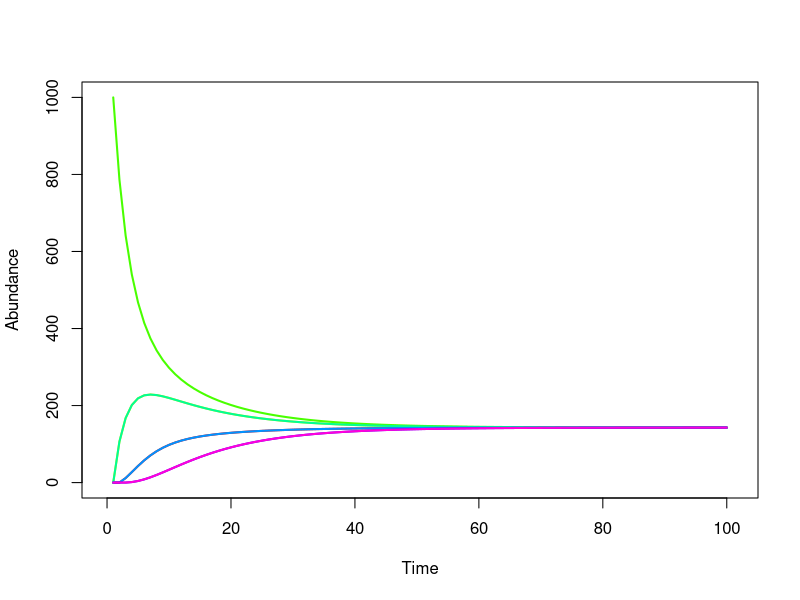
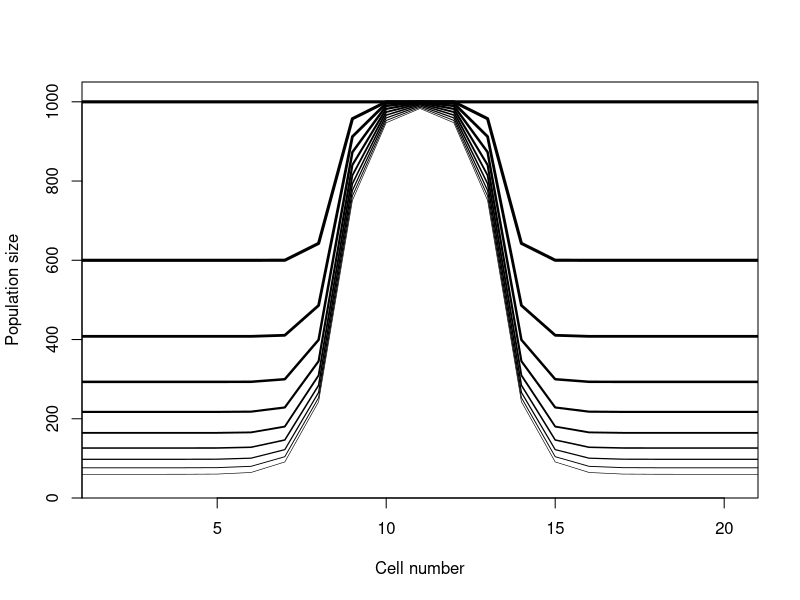
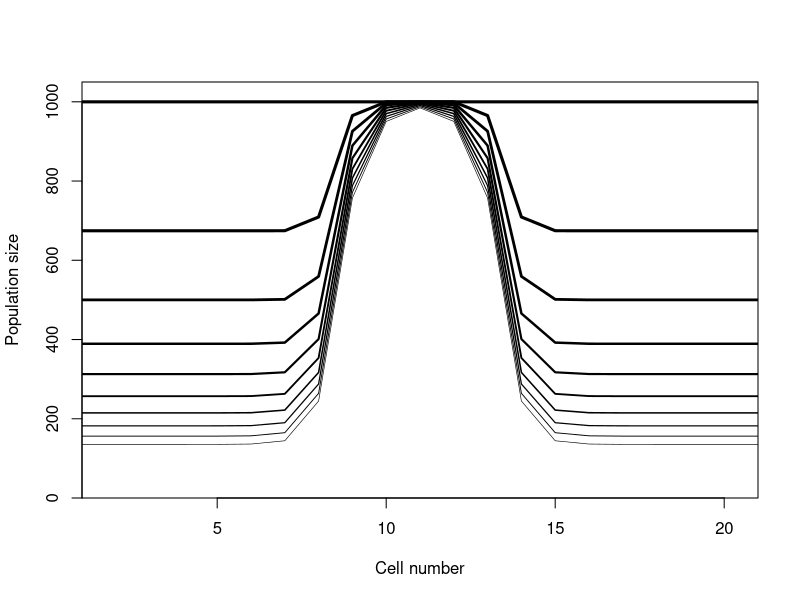

Source code (R) for these figures, in order:
#======LAB 8============================================================
#Univ Washington FISH458
#Lab on dispersal kernel, matrix multiplication, and MPAs
#With added fleet dynamics
#Trevor A. Branch 21 May 2013
#Modified from code written by Cole Monnahan May 2012. 
#=======================================================================


#=======PART 1: dispersal kernel========================================
DispersalKernel <- function(sigma, ncells) {
   ## Given sigma and ncell, this function calculates a dispersion
   ## kernel matrix based on Normal density as a function of the
   ## distance of a row (i) to a column (j). It returns an ncell x
   ## ncell matrix with normalized rows.
   
   ## Loop through each cell (i,j) and calculate the probability of
   ## moving from i to j.
   dk <- matrix(nrow=ncells,ncol=ncells)
   for (i in 1:ncells)  {               # loop over cells:  from
      for (j in 1:ncells)  {           #loop over cells: to
         ## Get distance between cells either directly, or by
         ## wrapping around the ends
         
         ## Calculate the distance between two sites, which is the
         ## absolute value of the difference in indices. .
         regdistance <- abs(i-j)
         ## wrap around distance when i is small and j is high
         wrapdistance1 <- abs(i+ncells-j)
         ## wrap around distance when j is small and i is high
         wrapdistance2 <- abs(i-ncells-j)
         distance <- min(regdistance,wrapdistance1,wrapdistance2)
         
         d <- dnorm(x=distance, mean=0, sd=sigma)
         dk[i,j] <- d             # store the density in the matrix
      }                            # end of columns
      ## Normalize the row so the numbers add up to 1.
      dk[i,] <- dk[i,]/sum(dk[i,])
   }                                   # end of rows
   return(dk)
}

#explore different values of sigma and ncells
round(DispersalKernel(sigma=0.5, ncells=5),4)
round(DispersalKernel(sigma=0.5, ncells=3),4)
colSums(DispersalKernel(sigma=3, ncells=5))

#========PART 2: matrix multiplication===================================
#Practice understanding how matrix multiplication works in R
#========================================================================

#create a 2-D matrix M using DispersalKernel(). This will be 
#the movement matrix. Use sigma = 0.5
ncells <- 7
M <- DispersalKernel(sigma=0.5, ncells=ncells)

#**create abundance matrix N with nyear number of rows 
#and ncells number of columns 
nyear <- 100
N <- matrix(data=0, nrow=nyear, ncol=ncells)
N[] <- 0

#set the abundance cell 3 in the first year to 1000
N[1,3] <- 1000

#multiply abundance in the first year by the dispersal matrix
N[1,] %*% M

#loop through the years and in each year store the result in the N matrix
for (yr in 1:(nyear-1)) {
   N[yr+1,] <- N[yr,] %*% M
}
N

#plot the abundance over time in each cell
plot(0,xlim=c(0,nyear+1), ylim=c(0,max(N[1,])), type="n", xlab="Time", ylab="Abundance")
for(i in 1:ncol(N)) {
   lines(x=1:nyear, y=N[,i], col=rainbow(ncells)[i],lwd=2)
}

#shortcut to equilibrium biomass
M2 <- M
for(i in 1:(nyear-1)) {
   M2 <- M2 %*% M
}
M2
N[1,] %*% M2

#================PART 3===========================================
#updating Lab 7 MPA model with the new matrix method
#=================================================================

#harvest rate in each cell from last week
calc.harvest.vec <- function(u.out, ncells, MPA.width)  {
   u.vec <- vector(length=ncells)
   u.vec[] <- u.out       #set every cell to u.out, equivalent to u.vec[1:ncells] <- u.out   
   if (MPA.width > 0) {   #no need to do this if there is no MPA! 
      MPA.begin <- round((ncells-MPA.width)/2)+1  #start cell of MPA
      MPA.end <- MPA.begin + MPA.width -1         #end cell of MPA
      u.vec[MPA.begin:MPA.end] <- 0        
   }
   return(u.vec)
}
calc.harvest.vec(u.out=0.1, ncells=4, MPA.width=1)


#MPA model with logistic growth
#r=rate of increase, K=carrying capacity, 
#ncells=number of cells for model, nsteps=number of time periods,
#MPA.width=number of cells in MPA, mrate=movement rate
MPA.model.lab8 <- function(r, K, u.out, ncells, nyear, MPA.width, sigma) {
   u.vec <- calc.harvest.vec(u.out=u.out, ncells=ncells, MPA.width=MPA.width)
   
   #**create a matrix N with nyear rows and ncells columns
   N <- matrix(data=0, nrow=nyear, ncol=ncells)
   N[] <- 0
   
   #**set the abundance in the first year to K in each cell
   N[1,] <- K
   
   #**calculate the M matrix here (only need do this once!)
   M <- DispersalKernel(sigma=sigma, ncells=ncells)
      
   #plot the initial numbers
   plot(x=1:ncells, y=N[1,], xlab="Cell number", lwd=3,
        ylab="Population size", ylim=c(0, 1.05*max(N[1,])), type="l", yaxs="i", xaxs="i")
   
   for (i in 1:(nyear-1)) {
      #** calculate surplus production from the logistic model
      surplus.prod <- r*N[i,]*(1-N[i,]/K)
      
      #** calculate catch numbers from harvest rate
      catches <- u.vec*N[i,]
      
      #**calculate pre-moving abundance in each cell (store in temp vector)
      preN <- N[i,] + surplus.prod - catches
      
      #** use matrix multiplication to disperse premove abundance to cells next year
      N[i+1,] <- preN %*% M
      
      lines(x=1:ncells, y=N[i+1,], lwd=(nyear-i+1)/nyear*3)
   }
}

MPA.model.lab8(r=0.2, K=1000, u.out=0.4, ncells=21, MPA.width=5, nyear=10, sigma=0.5)


#================PART 4===========================================
#Adding fleet dynamics
#=================================================================

#inside or outside the fished area?
IsFished <- function(ncells, MPA.width)  {
   is.fished <- vector(length=ncells)
   is.fished[] <- 1  
   if (MPA.width > 0) {   #no need to do this if there is no MPA! 
      MPA.begin <- round((ncells-MPA.width)/2)+1  #start cell of MPA
      MPA.end <- MPA.begin + MPA.width -1         #end cell of MPA
      is.fished[MPA.begin:MPA.end] <- 0        
   }
   return(is.fished)
}
temp <- IsFished(ncells=10, MPA.width=3)


#This function allocates boats proportional to abundance
#outside the MPA
AllocateBoats <- function(nboats, IsFished, pop)  {
   FishableBiomass <- pop*IsFished     # get relative fishable biomass
   ## how many boats to allocate to each area per unit FishableBiomass
   scale <- nboats/sum(FishableBiomass)
   boats <- FishableBiomass * scale
   return(boats)
}
temp <- IsFished(ncells=8, MPA.width=3)
x <- AllocateBoats(nboats=100, IsFished=temp, pop=rep(100,8))



#Add boats to MPA model with logistic growth
#r=rate of increase, K=carrying capacity, 
#ncells=number of cells for model, nsteps=number of time periods,
#MPA.width=number of cells in MPA, mrate=movement rate
MPA.model.lab8.boats <- function(r, K, u.out, ncells, nyear, MPA.width, sigma, nboats) {
   #**fraction of fish that each boat will catch
   boatQ <- u.out*ncells/nboats  
   is.fished <- IsFished(ncells=ncells, MPA.width=MPA.width)
   
   #**create a matrix N with nyear rows and ncells columns
   N <- matrix(data=0, nrow=nyear, ncol=ncells)
   N[] <- 0
   
   #**set the abundance in the first year to K in each cell
   N[1,] <- K
   
   #**calculate the M matrix here (only need do this once!)
   M <- DispersalKernel(sigma=sigma, ncells=ncells)
   
   #plot the initial numbers
   plot(x=1:ncells, y=N[1,], xlab="Cell number", lwd=3,
        ylab="Population size", ylim=c(0, 1.05*max(N)), type="l", yaxs="i", xaxs="i")
   
   for (i in 1:(nyear-1)) {
      #** calculate surplus production from the logistic model
      surplus.prod <- r*N[i,]*(1-N[i,]/K)
      
      #** calculate catch numbers from harvest rate
      boats <- AllocateBoats(nboats=nboats, IsFished=is.fished, pop=N[i,])
      u.vec <- 1-exp(-boats*boatQ)
      catches <- u.vec*N[i,]
      
      #**calculate pre-moving abundance in each cell (store in temp vector)
      preN <- N[i,] + surplus.prod - catches
      
      #** use matrix multiplication to disperse premove abundance to cells next year
      N[i+1,] <- preN %*% M
      
      lines(x=1:ncells, y=N[i+1,], lwd=(nyear-i+1)/nyear*3)
   }
}

MPA.model.lab8.boats(r=0.2, K=1000, u.out=0.3, ncells=21, MPA.width=5, 
                     nyear=10, sigma=0.5, nboats=100)
